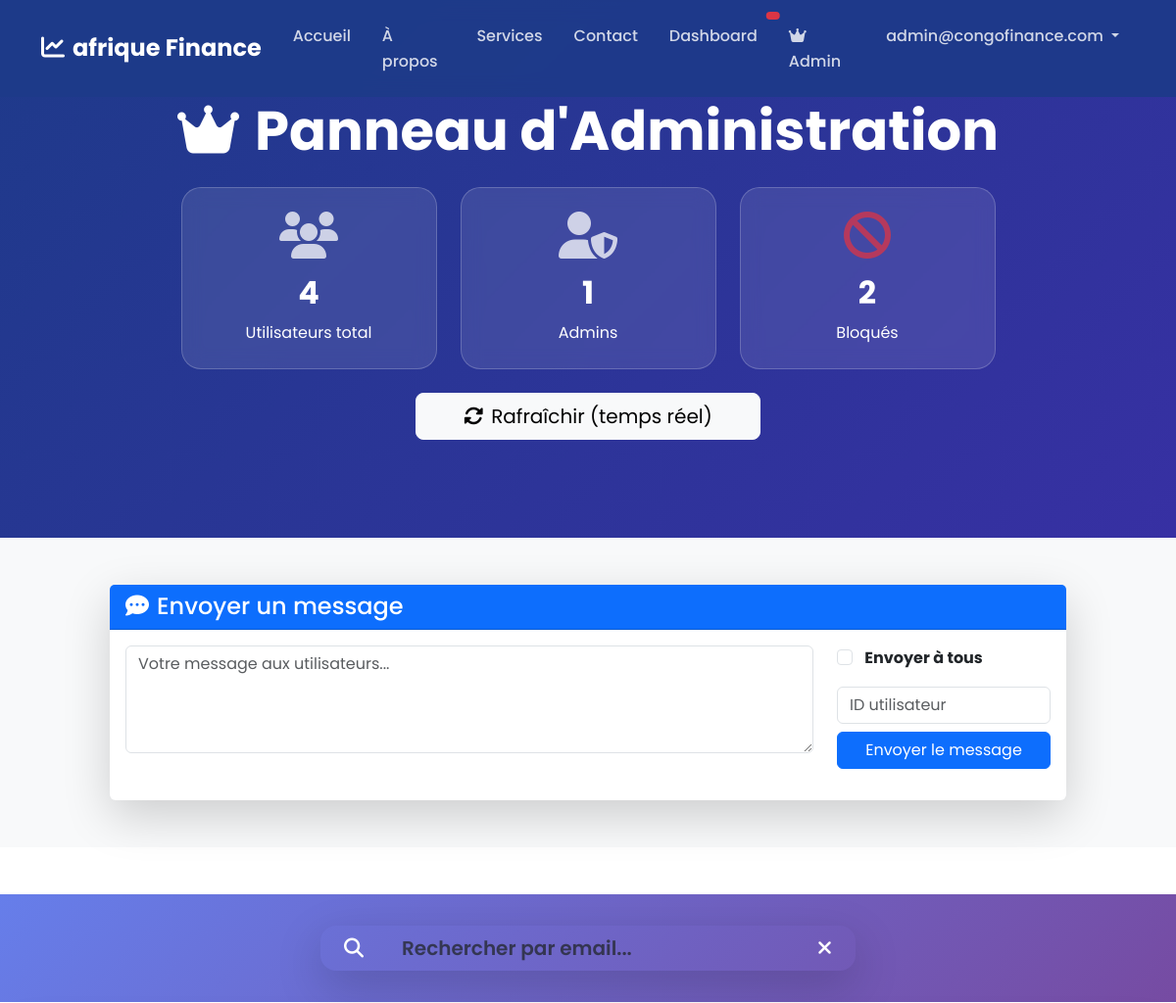
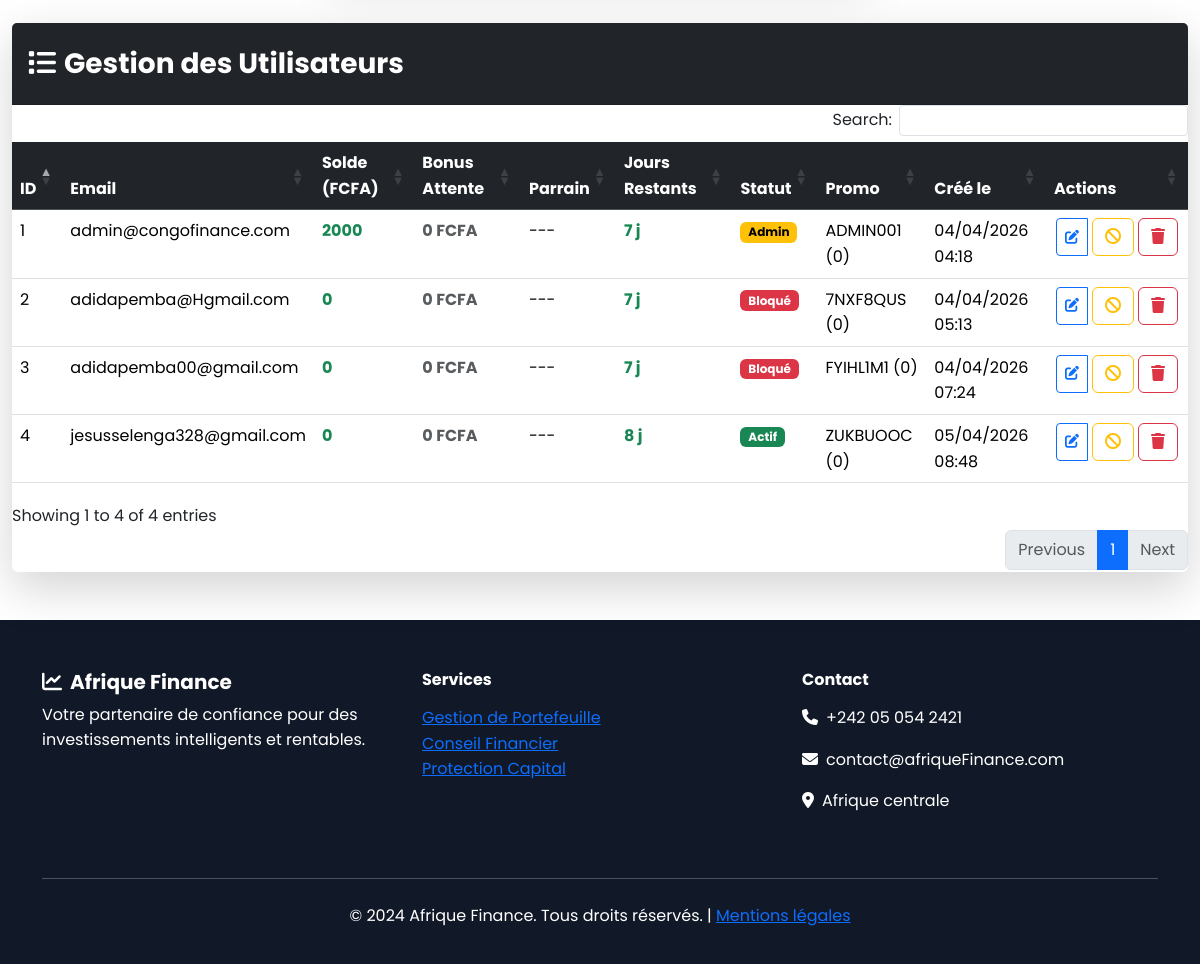
The page /admin (signed in) on the database its author committed (2 pictures, top to bottom).
### models.py (models this page shows, shortened)
class User(UserMixin, db.Model):
    id = db.Column(db.Integer, primary_key=True)
    email = db.Column(db.String(120), unique=True, nullable=False)
    password_hash = db.Column(db.String(128), nullable=False)
    balance = db.Column(db.Float, default=0.0)
    promo_code = db.Column(db.String(8), unique=True, nullable=False)
    promo_bonus_balance = db.Column(db.Float, default=0.0)
    promo_uses = db.Column(db.Integer, default=0)
    pending_promo_bonus = db.Column(db.Float, default=0.0)
    is_admin = db.Column(db.Boolean, default=False)
    is_blocked = db.Column(db.Boolean, default=True)
    custom_rate = db.Column(db.Float, default=0.0214)
    budget_limit = db.Column(db.Float, nullable=True)
    created_at = db.Column(db.DateTime, default=datetime.utcnow)
    referrer_promo_code = db.Column(db.String(8), nullable=True)
    country = db.Column(db.String(10), default='CG')
    currency = db.Column(db.String(3), default='CDF')
    notifications = db.relationship('Notification', backref='user', lazy=True)

### app.py (the view, shortened to what this page needs)
@app.route('/admin', methods=['GET', 'POST'])
@login_required
@admin_required
def admin():
    form = MessageForm()
    users = User.query.all()
    total_users = len(users)
    from datetime import datetime
    users_with_days = []
    for user in users:
        days_elapsed = (datetime.utcnow() - user.created_at).days
        remaining_days = max(0, 15 - days_elapsed)
        users_with_days.append((remaining_days, user))
    users_with_days.sort(key=lambda x: x[0])  # Sort by remaining days
    return render_template('admin.html', users_with_days=users_with_days, users=users, total_users=total_users, message_form=form)

### forms_fixed.py
class MessageForm(FlaskForm):
    message = TextAreaField('Message', validators=[DataRequired(), Length(min=5, max=1000)])
    target_user_id = IntegerField('ID Utilisateur (optionnel pour individuel)', validators=[Optional()])
    send_all = BooleanField('Envoyer à tous les utilisateurs')
    submit = SubmitField('Envoyer le message')

### app.py (called while the page is built)
@login_manager.user_loader
def load_user(user_id):
    return User.query.get(int(user_id))

def admin_required(f):
    @wraps(f)
    def decorated_function(*args, **kwargs):
        if not current_user.is_authenticated:
            return redirect(url_for('login'))
        if not current_user.is_admin:
            flash('Accès administrateur requis.', 'danger')
            abort(403)
        return f(*args, **kwargs)
    return decorated_function

### templates/admin.html (shortened to what this page needs)
{% extends "base.html" %}
{% block extra_css %}
<link rel="stylesheet" href="https://cdn.datatables.net/1.13.7/css/dataTables.bootstrap5.min.css">
<link rel="stylesheet" href="https://cdn.datatables.net/buttons/2.4.2/css/buttons.bootstrap5.min.css">
{% endblock %}
{% block content %}
<div class="admin-hero">
    <div class="container">
        <div class="row">
            <div class="col text-center">
                <h1 class="display-4 fw-bold mb-4"><i class="fas fa-crown me-3"></i>Panneau d'Administration</h1>
                <div class="row g-4 justify-content-center">
                    <div class="col-md-3">
                        <div class="stats-card p-4 text-center">
                            <i class="fas fa-users fa-3x mb-3 opacity-75"></i>
                            <h2 class="fw-bold">{{ total_users }}</h2>
                            <p class="mb-0">Utilisateurs total</p>
                        </div>
                    </div>
                    <div class="col-md-3">
                        <div class="stats-card p-4 text-center">
                            <i class="fas fa-user-shield fa-3x mb-3 opacity-75"></i>
                            <h2 class="fw-bold">{{ users|selectattr('is_admin')|list|length or 1 }}</h2>
                            <p class="mb-0">Admins</p>
                        </div>
                    </div>
                    <div class="col-md-3">
                        <div class="stats-card p-4 text-center">
                            <i class="fas fa-ban fa-3x mb-3 text-danger opacity-75"></i>
                            <h2 class="fw-bold">{{ users|selectattr('is_blocked')|list|length }}</h2>
                            <p class="mb-0">Bloqués</p>
                        </div>
                    </div>
                </div>
                <button onclick="location.reload()" class="btn btn-light btn-lg mt-4 px-5">
                    <i class="fas fa-sync-alt me-2"></i>Rafraîchir (temps réel)
                </button>
            </div>
        </div>
    </div>
</div>
<div class="container-fluid bg-light py-5 mb-5">
    <div class="row justify-content-center">
        <div class="col-lg-10">
            <div class="card border-0 shadow-lg">
                <div class="card-header bg-primary text-white">
                    <h4 class="mb-0"><i class="fas fa-comment-dots me-2"></i>Envoyer un message</h4>
                </div>
                <div class="card-body">
                    <form method="POST">
                        <div class="row">
                            <div class="col-md-9 mb-3">
                                {{ message_form.message(class="form-control", rows=4, placeholder="Votre message aux utilisateurs...") }}
                            </div>
                            <div class="col-md-3 mb-3">
                                {{ message_form.send_all(class="form-check-input me-2") }}
                                <label class="form-check-label fw-bold" for="{{ message_form.send_all.id }}">Envoyer à tous</label>
                                <div class="mt-3">
                                    {{ message_form.target_user_id(class="form-control", placeholder="ID utilisateur") }}
                                </div>
                                {{ message_form.submit(class="btn btn-primary w-100 mt-2") }}
                            </div>
                        </div>
                    </form>
                </div>
            </div>
        </div>
    </div>
</div>
<div class="search-section">
    <div class="container">
        <div class="row justify-content-center">
            <div class="col-md-8 col-lg-6">
                <div class="input-group input-group-lg shadow-lg rounded-4 overflow-hidden">
                    <span class="input-group-text bg-transparent border-0 px-4">
                        <i class="fas fa-search text-white fs-5"></i>
                    </span>
                    <input type="text" class="form-control border-0 fs-5 bg-transparent text-white fw-semibold" id="searchInput" placeholder="Rechercher par email...">
                    <button class="btn bg-transparent border-0 text-white px-4" id="clearSearch">
                        <i class="fas fa-times fs-5"></i>
                    </button>
                </div>
            </div>
        </div>
    </div>
</div>
<div class="container-fluid mt-4 mb-5">
    <div class="row">
        <div class="col">
            <div class="card border-0 shadow-lg">
                <div class="card-header bg-dark text-white py-4">
                    <h3 class="mb-0 fw-bold"><i class="fas fa-list me-2"></i>Gestion des Utilisateurs</h3>
                </div>
                <div class="card-body p-0">
                    <table id="usersTable" class="table table-hover mb-0">
                        <thead class="table-dark">
                            <tr>
<th>ID</th>
<th>Email</th>
<th>Solde (FCFA)</th>
<th>Bonus Attente</th>
<th>Parrain</th>
<th>Jours Restants</th>
<th>Statut</th>
<th>Promo</th>
<th>Créé le</th>
<th>Actions</th>
                            </tr>
                        </thead>
                        <tbody>
                            {% for remaining_days, user in users_with_days %}
                            <tr>
                                <td>{{ user.id }}</td>
                                <td>{{ user.email }}</td>
                                <td class="fw-bold text-success">{{ "%.0f"|format(user.balance) }}</td>
                                <td class="fw-bold {{ 'text-warning' if user.pending_promo_bonus > 0 else 'text-muted' }}">{{ "%.0f"|format(user.pending_promo_bonus) }} FCFA</td>
                                <td>{{ user.referrer_promo_code or '---' }}</td>
                                <td class="fw-bold {{ 'text-danger' if remaining_days <= 0 else 'text-success' }}">{{ remaining_days }} j</td>
                                <td>
                                    {% if user.is_blocked %}
                                    <span class="badge badge-blocked">Bloqué</span>
                                    {% elif user.is_admin %}
                                    <span class="badge badge-admin">Admin</span>
                                    {% else %}
                                    <span class="badge bg-success">Actif</span>
                                    {% endif %}
                                </td>
                                <td>{{ user.promo_code }} ({{ user.promo_uses }})</td>
                                <td>{{ user.created_at.strftime('%d/%m/%Y %H:%M') }}</td>
                                <td>
                                    <div class="table-actions btn-group btn-group-sm" role="group">
                                        <button class="btn btn-outline-primary edit-btn" data-id="{{ user.id }}" data-email="{{ user.email }}" data-balance="{{ user.balance }}" data-blocked="{{ user.is_blocked }}" data-rate="{{ user.custom_rate }}" data-budget="{{ user.budget_limit or '' }}" title="Modifier">
                                            <i class="fas fa-edit"></i>
                                        </button>
                                        <form method="POST" action="{{ url_for('block_user', user_id=user.id) }}" style="display:inline;">
                                            <button type="submit" class="btn btn-outline-warning" title="Basculer blocage">
                                                <i class="fas fa-ban"></i>
                                            </button>
                                        </form>
                                        <form method="POST" action="{{ url_for('delete_user', user_id=user.id) }}" style="display:inline;" class="delete-form" onsubmit="return confirm('Supprimer {{ user.email }} ?')">
                                            <button type="submit" class="btn btn-outline-danger" title="Supprimer">
                                                <i class="fas fa-trash"></i>
                                            </button>
                                        </form>
                                    </div>
                                </td>
                            </tr>
                            {% endfor %}
                        </tbody>
                    </table>
                </div>
            </div>
        </div>
    </div>
</div>
{% endblock %}

### templates/base.html (shortened to what this page needs)
<!DOCTYPE html>
<html lang="fr">
<head>
    <link href="https://cdn.jsdelivr.net/npm/bootstrap@5.3.3/dist/css/bootstrap.min.css" rel="stylesheet">
    <link href="https://cdnjs.cloudflare.com/ajax/libs/font-awesome/6.5.1/css/all.min.css" rel="stylesheet">
    {% block extra_css %}{% endblock %}
</head>
<body>
    <nav class="navbar navbar-expand-lg navbar-dark fixed-top">
        <div class="container">
            <a class="navbar-brand" href="{{ url_for('home') }}"><i class="fas fa-chart-line me-2"></i>afrique Finance</a>
            <div class="collapse navbar-collapse" id="navbarNav">
                <ul class="navbar-nav ms-auto">
                    <li class="nav-item"><a class="nav-link" href="{{ url_for('home') }}">Accueil</a></li>
                    <li class="nav-item"><a class="nav-link" href="{{ url_for('about') }}">À propos</a></li>
                    <li class="nav-item"><a class="nav-link" href="{{ url_for('services') }}">Services</a></li>
                    <li class="nav-item"><a class="nav-link" href="{{ url_for('contact') }}">Contact</a></li>
                    {% if current_user.is_authenticated %}
                    <li class="nav-item position-relative">
                        <a class="nav-link" href="{{ url_for('dashboard') }}">
                            Dashboard
<span class="position-absolute top-0 start-100 translate-middle badge rounded-pill bg-danger" style="font-size:0.7em;" id="unread-badge">
                            </span>
                        </a>
                    </li>
                    {% if current_user.is_admin %}
                    <li class="nav-item"><a class="nav-link" href="{{ url_for('admin') }}"><i class="fas fa-crown me-1"></i>Admin</a></li>
                    {% endif %}
                    <li class="nav-item dropdown">
                        <a class="nav-link dropdown-toggle" href="#" role="button" data-bs-toggle="dropdown">
                            {{ current_user.email }}
                        </a>
                    </li>
                    {% else %}
                    <li class="nav-item"><a class="nav-link" href="{{ url_for('register') }}">Inscription</a></li>
                    <li class="nav-item"><a class="nav-link" href="{{ url_for('login') }}">Connexion</a></li>
                    {% endif %}
                </ul>
            </div>
        </div>
    </nav>
    <main>
        {% block content %}{% endblock %}
    </main>
    <footer class="footer mt-auto">
        <div class="container">
            <div class="row">
                <div class="col-md-4 mb-4">
                    <h5 class="fw-bold"><i class="fas fa-chart-line me-2"></i>Afrique Finance</h5>
                    <p>Votre partenaire de confiance pour des investissements intelligents et rentables.</p>
                </div>
                <div class="col-md-4 mb-4">
                    <h6 class="fw-bold mb-3">Services</h6>
                    <ul class="list-unstyled">
                        <li><a href="{{ url_for('services') }}" class="text-light-50">Gestion de Portefeuille</a></li>
                        <li><a href="{{ url_for('services') }}" class="text-light-50">Conseil Financier</a></li>
                        <li><a href="{{ url_for('services') }}" class="text-light-50">Protection Capital</a></li>
                    </ul>
                </div>
                <div class="col-md-4 mb-4">
                    <h6 class="fw-bold mb-3">Contact</h6>
                    <p><i class="fas fa-phone me-2"></i>+242 05 054 2421</p>
                    <p><i class="fas fa-envelope me-2"></i>contact@afriqueFinance.com</p>
                    <p><i class="fas fa-map-marker-alt me-2"></i>Afrique centrale</p>
                </div>
            </div>
            <hr class="my-4">
            <div class="text-center">
                <p>&copy; 2024 Afrique Finance. Tous droits réservés. | <a href="#" class="text-light-50">Mentions légales</a></p>
            </div>
        </div>
    </footer>
</body>
</html>

### templates/admin.html (style rules this page uses)
.admin-hero { background: linear-gradient(135deg, #1e3a8a 0%, #3730a3 100%); color: white; padding: 100px 0; }
.stats-card { background: rgba(255,255,255,0.1); backdrop-filter: blur(10px); border: 1px solid rgba(255,255,255,0.2); border-radius: 20px; color: white; }
.badge-blocked { background: #dc3545 !important; }
.badge-admin { background: #ffc107 !important; color: #000 !important; }
.table-actions .btn { margin: 0 2px; }
.search-section { background: linear-gradient(135deg, #667eea 0%, #764ba2 100%); padding: 2rem 0; }

### templates/base.html (style rules this page uses)
:root { --primary-color: #1e3a8a; --secondary-color: #0ea5e9; --accent-color: #10b981; --dark-color: #111827; --light-bg: #f8fafc; }
body { font-family: 'Poppins', sans-serif; line-height: 1.6; }
.navbar { background: rgba(30, 58, 138, 0.95); backdrop-filter: blur(10px); padding: 1rem 0; }
.navbar-brand { font-weight: 700; font-size: 1.5rem; color: white !important; }
.nav-link { color: rgba(255,255,255,0.8) !important; font-weight: 500; margin: 0 0.5rem; transition: color 0.3s; }
.footer { background: var(--dark-color); color: white; padding: 50px 0 20px; }

### rows shown on the page
User: email "admin@congofinance.com", id "1", balance "2000", pending_promo_bonus "0", referrer_promo_code "---", remaining_days "7", is_blocked "Admin", promo_code "ADMIN001", promo_uses "0", created_at "04/04/2026 04:18"
User: id "2", email "adidapemba@Hgmail.com", balance "0", pending_promo_bonus "0", referrer_promo_code "---", remaining_days "7", is_blocked "Bloqué", promo_code "7NXF8QUS", promo_uses "0", created_at "04/04/2026 05:13"
User: id "3", email "adidapemba00@gmail.com", balance "0", pending_promo_bonus "0", referrer_promo_code "---", remaining_days "7", is_blocked "Bloqué", promo_code "FYIHL1M1", promo_uses "0", created_at "04/04/2026 07:24"
User: id "4", email "jesusselenga328@gmail.com", balance "0", pending_promo_bonus "0", referrer_promo_code "---", remaining_days "8", is_blocked "Actif", promo_code "ZUKBUOOC", promo_uses "0", created_at "05/04/2026 08:48"

### other values the page prints
{{ total_users }} "4"
{{ users|selectattr('is_admin')|list|length or 1 }} "1"
{{ users|selectattr('is_blocked')|list|length }} "2"
